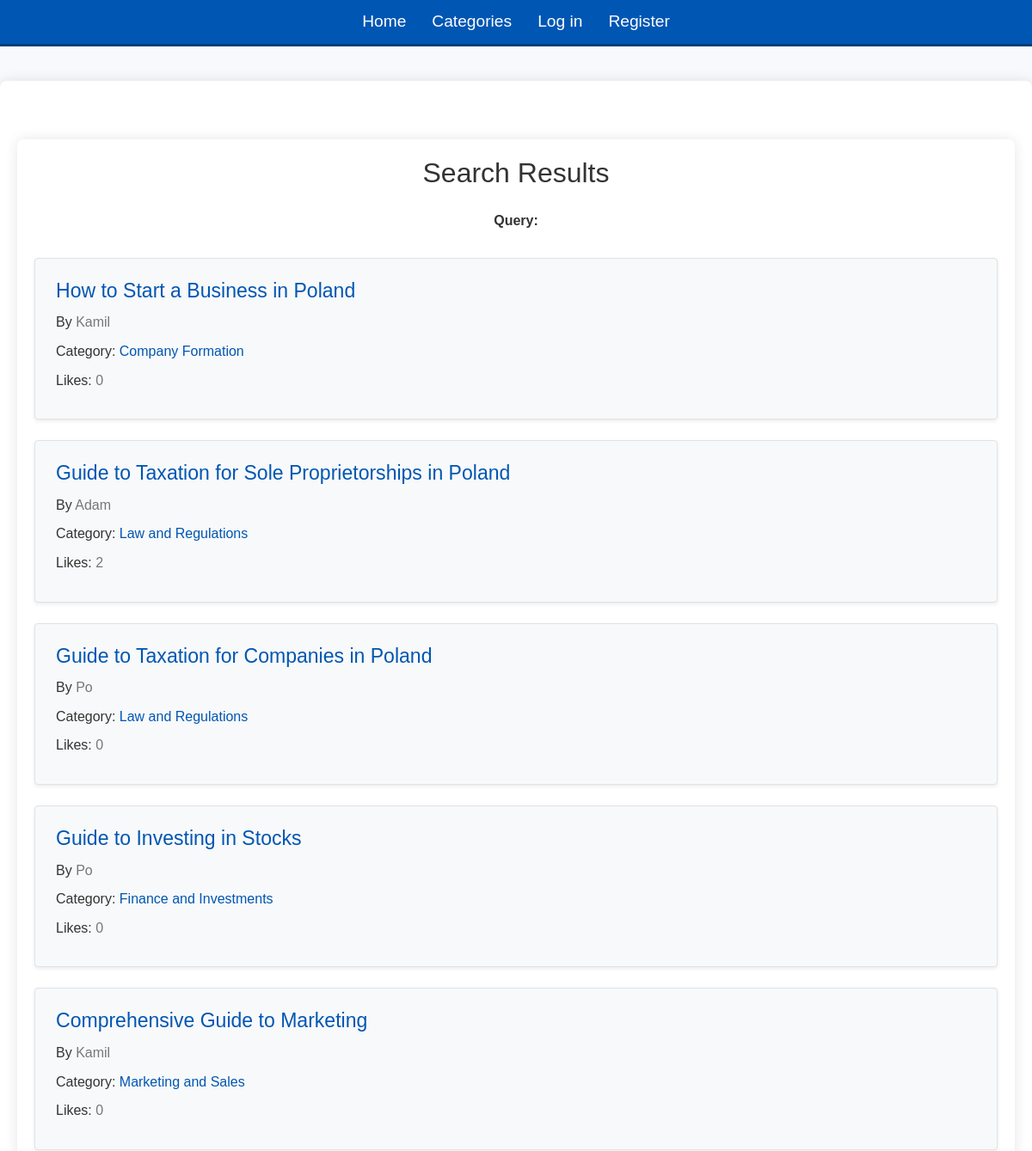
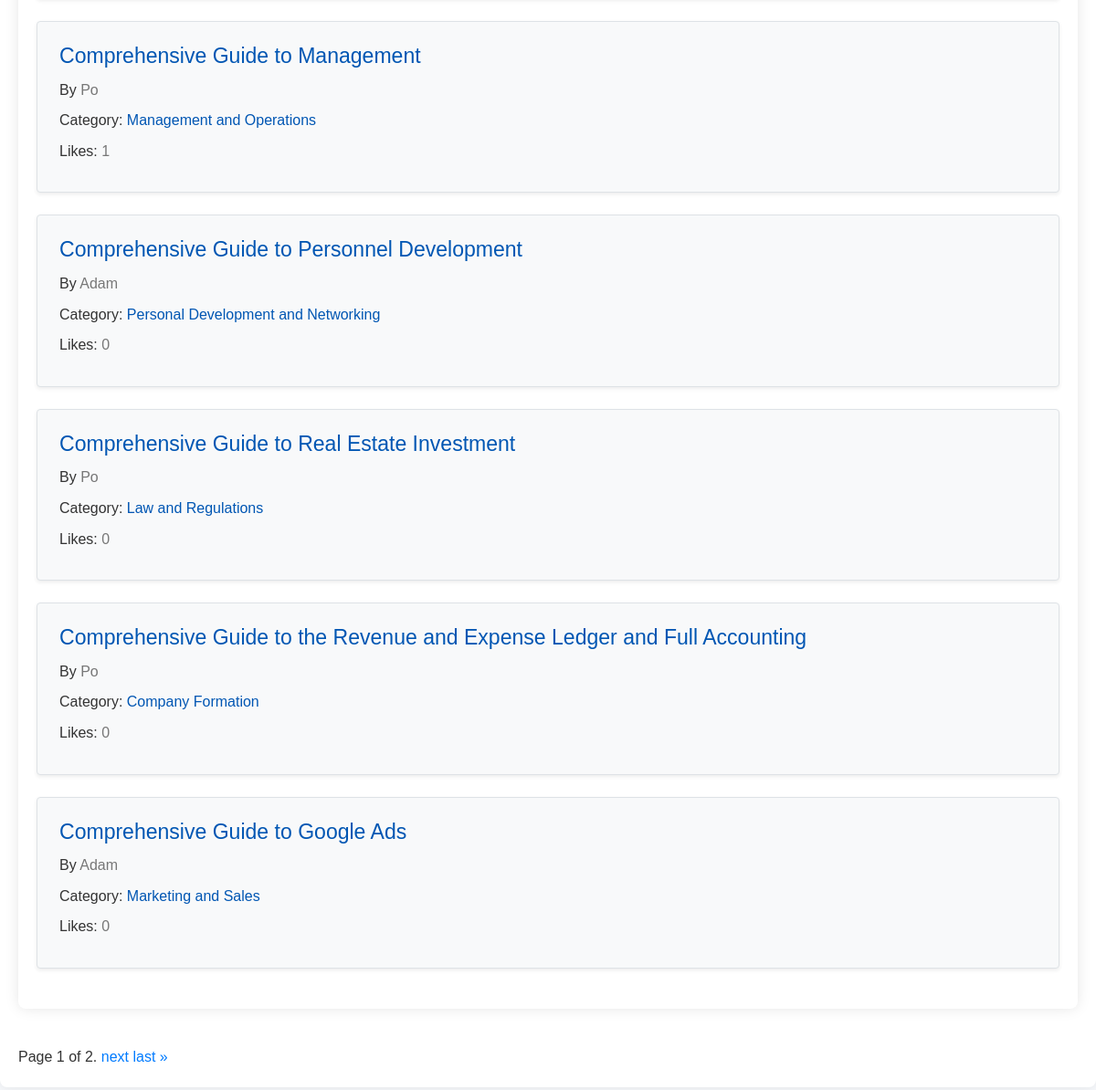
Page /search/subject on the committed database (2 pictures, top to bottom).
### finance/models.py (models this page shows, shortened)
class Post(models.Model):
    id = models.AutoField(primary_key=True)
    user = models.ForeignKey(User, on_delete=models.CASCADE, related_name="POST")
    temat = models.CharField(max_length=500)
    post = models.CharField(max_length=10000)
    timestamp = models.DateTimeField(default=timezone.now)
    CATEGORY_CHOICES = [
        ('zakladanie_firmy', 'Company Formation'),
        ('finance_inwestycje', 'Finance and Investments'),
        ('marketing_sprzedaz', 'Marketing and Sales'),
        ('zarządzanie_operacje', 'Management and Operations'),
        ('prawo_regulacje', 'Law and Regulations'),
        ('rozwoj_osobisty', 'Personal Development and Networking'),
        ('inne', 'Others')
    ]
    category = models.CharField(max_length=50, choices=CATEGORY_CHOICES, default='inne')
    like_count = models.IntegerField(default=0)

class User(AbstractUser):
    id = models.AutoField(primary_key=True)
    username = models.CharField(max_length=100, unique=True)
    email = models.EmailField(max_length=254)
    password = models.CharField(max_length=128)
    if_professional = models.BooleanField(default=False)

### finance/views.py (the view)
# urls.py: path("search/subject", views.search_subject, name="search_subject"),
def search_subject(request):
    query = request.GET.get('q', '')
    posts = Post.objects.filter(Q(temat__icontains = query))
    paginator = Paginator(posts, 10)
    page = request.GET.get('page')
    try:
        posts = paginator.page(page)
    except PageNotAnInteger:
        posts = paginator.page(1)
    return render(request, "finance/search.html",{
        "posts": posts,
        "query": query
    })

### finance/templates/finance/search.html (shortened to what this page needs)
{% extends 'finance/layout.html' %}
{% block body %}
<div class="search-results container mt-5">
    <h2 class="text-center mb-4">Search Results</h2>
    <p class="text-center"><strong>Query:</strong> {{ query }}</p>
    {% if posts %}
        <div class="posts-list">
            {% for post in posts %}
                <div class="post p-4 mb-4 border rounded shadow-sm bg-light">
                    <h2><a href="{% url 'post_page' post.id %}" class="post-title">{{ post.temat }}</a></h2>
                    <p>By <a href="{% url 'profile' post.user.username %}" class="post-author">{{ post.user.username }}</a></p>
                    <p>Category: <span class="post-category"><a href="{% url 'category' post_category=post.category %}">{{ post.get_category_display }}</a></span></p>
                    <p>Likes: <span class="post-likes">{{ post.like_count }}</span></p>
                </div>
            {% endfor %}
        </div>
    {% else %}
        <p class="text-center">No posts found. <a href="{% url 'create' %}">Create a new article here</a></p>
    {% endif %}
</div>
<div class="pagination">
    <span class="step-links">
        <span class="current">
            Page {{ posts.number }} of {{ posts.paginator.num_pages }}.
        </span>
        {% if posts.has_next %}
            <a href="?page={{ posts.next_page_number }}">next</a>
            <a href="?page={{ posts.paginator.num_pages }}">last &raquo;</a>
        {% endif %}
    </span>
</div>
{% endblock %}

### finance/static/finance/styles.css (style rules this page uses)
body { font-family: 'Arial', sans-serif; background-color: #f7f9fc; color: #333; line-height: 1.6; margin: 0; padding: 0; }
.container { max-width: 1200px; margin: 40px auto; padding: 20px; background-color: #fff; border-radius: 8px; box-shadow: 0 0 15px rgba(0, 0, 0, 0.1); }
.posts-list { margin-top: 30px; }
.post { margin-bottom: 30px; padding: 20px; border: 1px solid #e0e0e0; border-radius: 5px; background-color: #fafafa; transition: background-color 0.3s ease; }
.post h2 { font-size: 1.1em; margin-bottom: 10px; }
.post p { margin: 8px 0; }
.post p a { color: #0056b3; text-decoration: none; }
.post h2 { font-size: 1.2em; margin-bottom: 10px; }
.post-title { font-size: 1,5em; margin-bottom: 20px; text-align: center; }
.search-results .text-center { text-align: center; }
.search-results .posts-list { margin-top: 30px; }
.search-results .post { margin-bottom: 30px; padding: 20px; border: 1px solid #e0e0e0; border-radius: 5px; background-color: #fafafa; transition: background-color 0.3s ease; }
.search-results .post-title { font-size: 1.2em; margin-bottom: 10px; text-decoration: none; color: #0056b3; }
.search-results .post-author, .search-results .post-category, .search-results .post-likes { color: #777; }

### rows in the picture
Post: temat "How to Start a Business in Poland", user.username "Kamil", category "Company Formation", like_count "0"
Post: temat "Guide to Taxation for Sole Proprietorships in Poland", user.username "Adam", category "Law and Regulations", like_count "2"
Post: temat "Guide to Taxation for Companies in Poland", user.username "Po", category "Law and Regulations", like_count "0"
Post: temat "Guide to Investing in Stocks", user.username "Po", category "Finance and Investments", like_count "0"
Post: temat "Comprehensive Guide to Marketing", user.username "Kamil", category "Marketing and Sales", like_count "0"
Post: temat "Comprehensive Guide to Management", user.username "Po", category "Management and Operations", like_count "1"
Post: temat "Comprehensive Guide to Personnel Development", user.username "Adam", category "Personal Development and Networking", like_count "0"
Post: temat "Comprehensive Guide to Real Estate Investment", user.username "Po", category "Law and Regulations", like_count "0"
Post: temat "Comprehensive Guide to the Revenue and Expense Ledger and Full Accounting", user.username "Po", category "Company Formation", like_count "0"
Post: temat "Comprehensive Guide to Google Ads", user.username "Adam", category "Marketing and Sales", like_count "0"

### other values in the picture
{{ posts.number }} "1"
{{ posts.paginator.num_pages }} "2"
